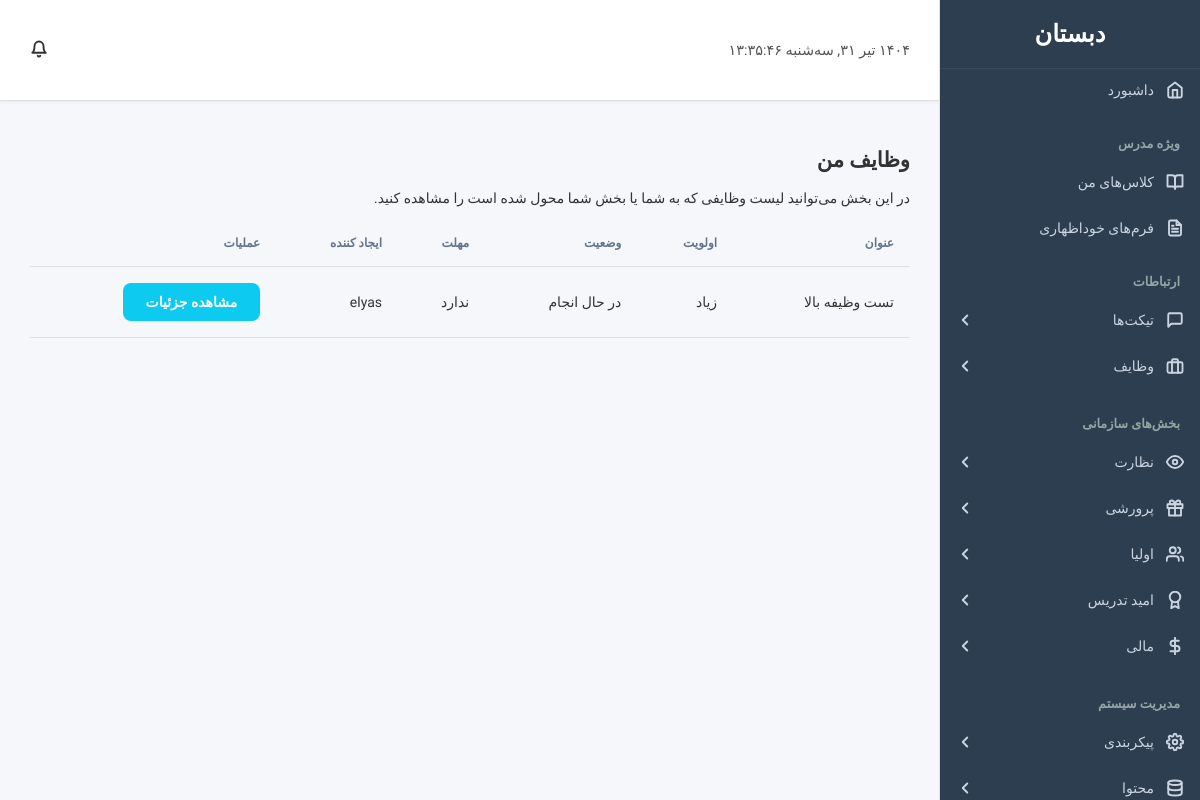
The app's page /user/my_tasks.php (signed in) with its own data.
### tables this page shows
CREATE TABLE `tasks` (
  `id` int(11) NOT NULL,
  `title` varchar(255) NOT NULL,
  `description` text DEFAULT NULL,
  `status` enum('pending','in_progress','completed','cancelled') NOT NULL DEFAULT 'pending',
  `priority` enum('normal','high','urgent') NOT NULL DEFAULT 'normal',
  `deadline` datetime DEFAULT NULL,
  `created_by` int(11) NOT NULL,
  `created_at` timestamp NOT NULL DEFAULT current_timestamp(),
  `completed_at` datetime DEFAULT NULL
);

CREATE TABLE `users` (
  `id` int(11) NOT NULL,
  `first_name` varchar(50) NOT NULL,
  `last_name` varchar(50) NOT NULL,
  `username` varchar(50) NOT NULL,
  `password` varchar(255) NOT NULL,
  `is_admin` tinyint(1) NOT NULL DEFAULT 0,
  `telegram_chat_id` varchar(50) DEFAULT NULL,
  `created_at` datetime DEFAULT current_timestamp()
);

### user/my_tasks.php (the view, shortened to what this page needs)
<?php
require_once "../includes/functions.php";
require_once "../includes/header.php";
$user_id = $_SESSION['id'];
$user_dept_id = null;
$tasks_query = "SELECT t.*, u_creator.username as creator
                FROM tasks t
                JOIN users u_creator ON t.created_by = u_creator.id
                JOIN task_assignments ta ON t.id = ta.task_id
                WHERE ta.assigned_to_user_id = ?
                OR (ta.assigned_to_department_id IS NOT NULL AND ta.assigned_to_department_id = ?)
                ORDER BY t.deadline ASC, t.priority DESC";
if($stmt_tasks = mysqli_prepare($link, $tasks_query)){
    mysqli_stmt_bind_param($stmt_tasks, "ii", $user_id, $user_dept_id);
    mysqli_stmt_execute($stmt_tasks);
    $result_tasks = mysqli_stmt_get_result($stmt_tasks);
    $tasks = mysqli_fetch_all($result_tasks, MYSQLI_ASSOC);
} else {
    $tasks = [];
}
function get_status_badge_task($status) {
    switch ($status) {
        case 'in_progress': return '<span class="badge badge-info">در حال انجام</span>';
    }
}
function get_priority_badge_task($priority) {
    switch ($priority) {
        case 'high': return '<span class="badge badge-danger">زیاد</span>';
    }
}
?>
<div class="page-content">
    <div class="container-fluid">
        <h2>وظایف من</h2>
        <p>در این بخش می‌توانید لیست وظایفی که به شما یا بخش شما محول شده است را مشاهده کنید.</p>
        <div class="table-responsive">
            <table class="table table-bordered table-striped">
                <thead>
                    <tr>
                        <th>عنوان</th>
                        <th>اولویت</th>
                        <th>وضعیت</th>
                        <th>مهلت</th>
                        <th>ایجاد کننده</th>
                        <th>عملیات</th>
                    </tr>
                </thead>
                <tbody>
                    <?php if (empty($tasks)): ?>
                        <tr>
                            <td colspan="6" class="text-center">در حال حاضر وظیفه‌ای برای شما ثبت نشده است.</td>
                        </tr>
                    <?php else: ?>
                        <?php foreach ($tasks as $task): ?>
                            <tr>
                                <td><?php echo htmlspecialchars($task['title']); ?></td>
                                <td><?php echo get_priority_badge_task($task['priority']); ?></td>
                                <td><?php echo get_status_badge_task($task['status']); ?></td>
                                <td><?php echo (!empty($task['deadline']) && $task['deadline'] != '0000-00-00 00:00:00') ? to_persian_date($task['deadline'], 'Y/m/d H:i') : 'ندارد'; ?></td>
                                <td><?php echo htmlspecialchars($task['creator']); ?></td>
                                <td>
                                    <a href="view_task.php?id=<?php echo $task['id']; ?>" class="btn btn-sm btn-info">مشاهده جزئیات</a>
                                </td>
                            </tr>
                        <?php endforeach; ?>
                    <?php endif; ?>
                </tbody>
            </table>
        </div>
    </div>
</div>
<?php
require_once "../includes/footer.php";
?>

### assets/css/style.css (style rules this page uses)
:root { --primary-color: #6a5af9; --primary-hover-color: #5a4bf8; --sidebar-bg: #1e293b; --sidebar-link-color: #cbd5e1; --sidebar-link-hover-color: #ffffff; --sidebar-link-active-bg: rgba(106, 90, 249, 0.1); --sidebar-link-active-border: #6a5af9; --background-color: #f1f5f9; --widget-bg: #ffffff; --text-color: #0f172a; --text-muted: #64748b; --border-color: #e2e8f0; --danger-color: #ef4444; --success-color: #22c55e; --font-family: 'Vazirmatn', sans-serif; --shadow-sm: 0 1px 2px 0 rgb(0 0 0 / 0.05); --shadow-md: 0 4px 6px -1px rgb(0 0 0 / 0.1), 0 2px 4px -2px rgb(0 0 0 / 0.1); --shadow-lg: 0 10px 15px -3px rgb(0 0 0 / 0.1), 0 4px 6px -2px rgb(0 0 0 / 0.1); --radius-md: 0.5rem; --radius-lg: 0.75rem; }
body { font-family: var(--font-family); background-color: var(--background-color); direction: rtl; text-align: right; margin: 0; font-size: 14px; color: var(--text-color); -webkit-font-smoothing: antialiased; -moz-osx-font-smoothing: grayscale; }
.btn { padding: 10px 22px; border: 1px solid transparent; border-radius: var(--radius-md); cursor: pointer; font-size: 14px; font-weight: 600; transition: all 0.2s ease; text-decoration: none; display: inline-flex; align-items: center; gap: 8px; }
.btn-info { background-color: #0dcaf0; color: white; }
.table { width: 100%; border-collapse: collapse; }
.table th, .table td { padding: 16px; border-bottom: 1px solid var(--border-color); }
.table th { font-weight: 600; font-size: 12px; text-transform: uppercase; color: var(--text-muted); text-align: right; }
.table-responsive { width: 100%; overflow-x: auto; -webkit-overflow-scrolling: touch; }

### assets/css/dashboard.css (style rules this page uses)
:root { --primary-color: #4a69bd; --sidebar-bg: #2c3e50; --sidebar-text: #ecf0f1; --sidebar-hover-bg: #34495e; --main-bg: #f5f7fa; --text-color: #333; --border-color: #e0e0e0; }
body { display: flex; height: 100vh; overflow: hidden; }

### records on screen
tasks: title "تست وظیفه بالا", priority "زیاد", status "در حال انجام", shows "ندارد", created_by.username "elyas"
